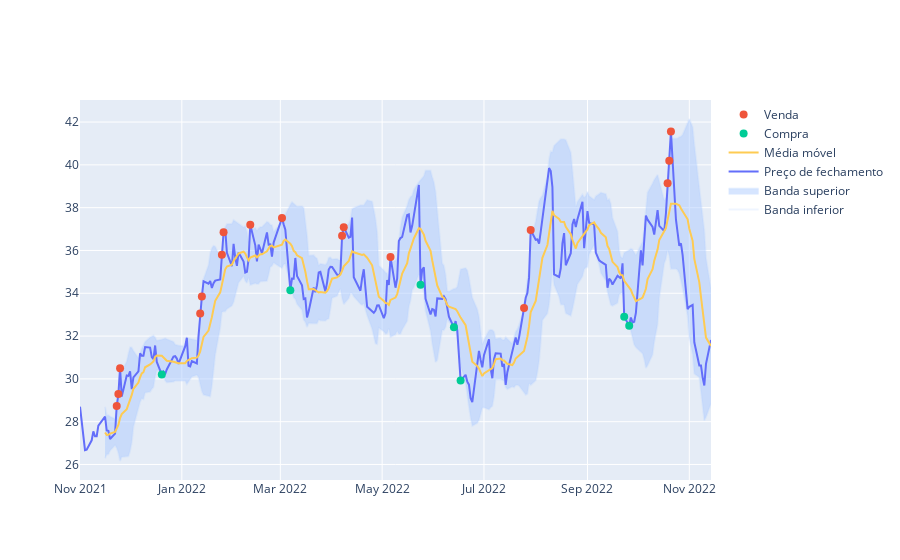

Source (notebook cell):
### Code cell
acao = yf.download("PETR3.SA")


df = pd.DataFrame(acao["2021-11":]['Close'])


#-----------------------------------------------------
'''
acao = yf.Ticker("ITUB4.SA")
data = acao.history(period='1y')
df = data[["Close"]]

'''
#Médias móveis de 20 em 20 dias
mm = df.rolling(10).mean()

#Desvio padrão de 20 em 20 dias
std = df.rolling(10).std()

sup_band = mm + (1.9 * std)
inf_band = mm - (1.9 * std)

sup_band = sup_band.rename(columns={"Close":"Superior"})
inf_band = inf_band.rename(columns={"Close":"Inferior"})
mm = mm.rename(columns={"Close":"Medias"})
std = std.rename(columns={"Close":"Desvio padrao"})



bandas_bollinger = df.join(sup_band).join(inf_band)

bandas_bollinger.dropna(inplace=True)

compras = bandas_bollinger[bandas_bollinger["Close"]<=bandas_bollinger["Inferior"]]
vendas = bandas_bollinger[bandas_bollinger["Close"]>=bandas_bollinger["Superior"]]

compras = compras.rename(columns={"Close":"Compras"})
vendas = vendas.rename(columns={"Close":"Vendas"})

fig = go.Figure()

fig.add_trace(go.Scatter(
    x = inf_band.index,
    y = inf_band['Inferior'],
    name = "Banda inferior",
    line_color = "rgba(173,204,255,0.2)"
))

fig.add_trace(go.Scatter(
    x = sup_band.index,
    y = sup_band["Superior"],
    name = "Banda superior",
    fill="tonexty",
    line_color = "rgba(173,204,255,0.2)"
))

fig.add_trace(go.Scatter(
    x = df.index,
    y = df["Close"],
    name = "Preço de fechamento",
    line_color = "#636EFA"
))

fig.add_trace(go.Scatter(
    x = mm.index,
    y = mm["Medias"],
    name = "Média móvel",
    line_color = "#FECB52"
))

fig.add_trace(go.Scatter(
    x = compras.index,
    y = compras["Compras"],
    name = "Compra",
    mode = "markers",
    marker = dict(color="#00CC96",size=8)
))

fig.add_trace(go.Scatter(
    x = vendas.index,
    y = vendas["Vendas"],
    name = "Venda",
    mode = "markers",
    marker = dict(color="#EF553B",size = 8)
))


fig.show()

### Figure 1 — Plotly figure (JSON) as saved in the notebook; plotly's stock layout.template omitted (floating-point values rounded to 4 significant figures; data arrays with more than 128 entries replaced by an {"elided": "..."} marker saying what was removed)
{"data": [{"line": {"color": "rgba(173,204,255,0.2)"}, "name": "Banda inferior", "type": "scatter", "x": {"elided": "259 str values"}, "y": {"elided": "259 float values"}}, {"fill": "tonexty", "line": {"color": "rgba(173,204,255,0.2)"}, "name": "Banda superior", "type": "scatter", "x": {"elided": "259 str values"}, "y": {"elided": "259 float values"}}, {"line": {"color": "#636EFA"}, "name": "Preço de fechamento", "type": "scatter", "x": {"elided": "259 str values"}, "y": {"elided": "259 float values"}}, {"line": {"color": "#FECB52"}, "name": "Média móvel", "type": "scatter", "x": {"elided": "259 str values"}, "y": {"elided": "259 float values"}}, {"marker": {"color": "#00CC96", "size": 8}, "mode": "markers", "name": "Compra", "type": "scatter", "x": ["2021-12-20T00:00:00-03:00", "2022-03-07T00:00:00-03:00", "2022-05-24T00:00:00-03:00", "2022-06-13T00:00:00-03:00", "2022-06-17T00:00:00-03:00", "2022-09-23T00:00:00-03:00", "2022-09-26T00:00:00-03:00"], "y": [30.2, 34.14, 34.4, 32.41, 29.93, 32.9, 32.48]}, {"marker": {"color": "#EF553B", "size": 8}, "mode": "markers", "name": "Venda", "type": "scatter", "x": ["2021-11-23T00:00:00-03:00", "2021-11-24T00:00:00-03:00", "2021-11-25T00:00:00-03:00", "2022-01-12T00:00:00-03:00", "2022-01-13T00:00:00-03:00", "2022-01-25T00:00:00-03:00", "2022-01-26T00:00:00-03:00", "2022-02-11T00:00:00-03:00", "2022-03-02T00:00:00-03:00", "2022-04-07T00:00:00-03:00", "2022-04-08T00:00:00-03:00", "2022-05-06T00:00:00-03:00", "2022-07-25T00:00:00-03:00", "2022-07-29T00:00:00-03:00", "2022-10-19T00:00:00-03:00", "2022-10-20T00:00:00-03:00", "2022-10-21T00:00:00-03:00"], "y": [28.73, 29.29, 30.5, 33.05, 33.85, 35.8, 36.85, 37.2, 37.52, 36.69, 37.09, 35.69, 33.31, 36.96, 39.14, 40.19, 41.56]}], "layout": {}}
